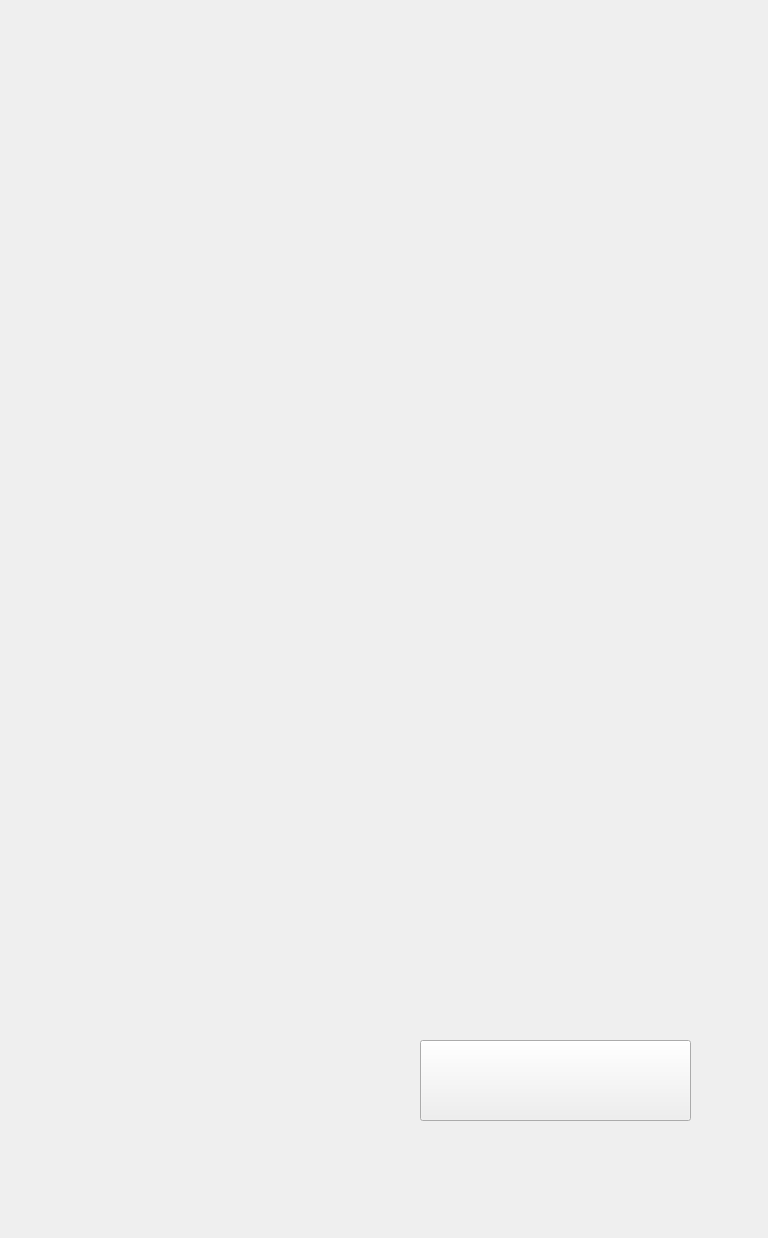
<?xml version="1.0" encoding="UTF-8"?>
<ui version="4.0">
 <class>LotteryWindow</class>
 <widget class="QMainWindow" name="LotteryWindow">
  <property name="geometry">
   <rect>
    <x>0</x>
    <y>0</y>
    <width>768</width>
    <height>1238</height>
   </rect>
  </property>
  <property name="windowTitle">
   <string>MainWindow</string>
  </property>
  <property name="styleSheet">
   <string notr="true">QMainWindow#LotteryWindow{border-image: url(:/pictures/lottery_dodai.png);}</string>
  </property>
  <widget class="QWidget" name="centralwidget">
   <property name="styleSheet">
    <string notr="true">QWidget#centralwidget{
	image: url(:/pictures/lottery_tenpo_ue.png);
	image-position:top;
border-image:url(:/pictures/lottery_dodai.png);
}</string>
   </property>
   <widget class="QPushButton" name="startbutton">
    <property name="geometry">
     <rect>
      <x>30</x>
      <y>1040</y>
      <width>261</width>
      <height>101</height>
     </rect>
    </property>
    <property name="styleSheet">
     <string notr="true">QPushButton#startbutton{
	border-image: url(:/pictures/lottery_mawasu.png);
border-radius:22px;
}
</string>
    </property>
    <property name="text">
     <string/>
    </property>
   </widget>
   <widget class="QPushButton" name="rewardlist">
    <property name="geometry">
     <rect>
      <x>420</x>
      <y>1040</y>
      <width>271</width>
      <height>81</height>
     </rect>
    </property>
    <property name="styleSheet">
     <string notr="true">QPushButton#rewardlist{
border-image: url(:/pictures/lottery_keihin.png);}</string>
    </property>
    <property name="text">
     <string/>
    </property>
   </widget>
   <widget class="QWidget" name="to_store" native="true">
    <property name="geometry">
     <rect>
      <x>650</x>
      <y>110</y>
      <width>81</width>
      <height>61</height>
     </rect>
    </property>
    <property name="styleSheet">
     <string notr="true">border-image: url(:/pictures/icon_shop_84_88.png);</string>
    </property>
   </widget>
   <widget class="QLabel" name="numofRaffle">
    <property name="geometry">
     <rect>
      <x>510</x>
      <y>130</y>
      <width>61</width>
      <height>31</height>
     </rect>
    </property>
    <property name="text">
     <string/>
    </property>
   </widget>
   <widget class="QLabel" name="label">
    <property name="geometry">
     <rect>
      <x>430</x>
      <y>120</y>
      <width>201</width>
      <height>51</height>
     </rect>
    </property>
    <property name="font">
     <font>
      <pointsize>16</pointsize>
     </font>
    </property>
    <property name="styleSheet">
     <string notr="true">border-image: url(:/pictures/lottery_syozi.png);</string>
    </property>
    <property name="text">
     <string/>
    </property>
    <property name="alignment">
     <set>Qt::AlignCenter</set>
    </property>
   </widget>
   <widget class="QWidget" name="widget" native="true">
    <property name="geometry">
     <rect>
      <x>-70</x>
      <y>880</y>
      <width>900</width>
      <height>341</height>
     </rect>
    </property>
    <property name="styleSheet">
     <string notr="true">image: url(:/pictures/lottery_tenpo_sita.png);</string>
    </property>
   </widget>
   <zorder>widget</zorder>
   <zorder>startbutton</zorder>
   <zorder>rewardlist</zorder>
   <zorder>to_store</zorder>
   <zorder>label</zorder>
   <zorder>numofRaffle</zorder>
  </widget>
  <widget class="QMenuBar" name="menubar">
   <property name="geometry">
    <rect>
     <x>0</x>
     <y>0</y>
     <width>768</width>
     <height>21</height>
    </rect>
   </property>
  </widget>
 </widget>
 <resources/>
 <connections/>
</ui>
